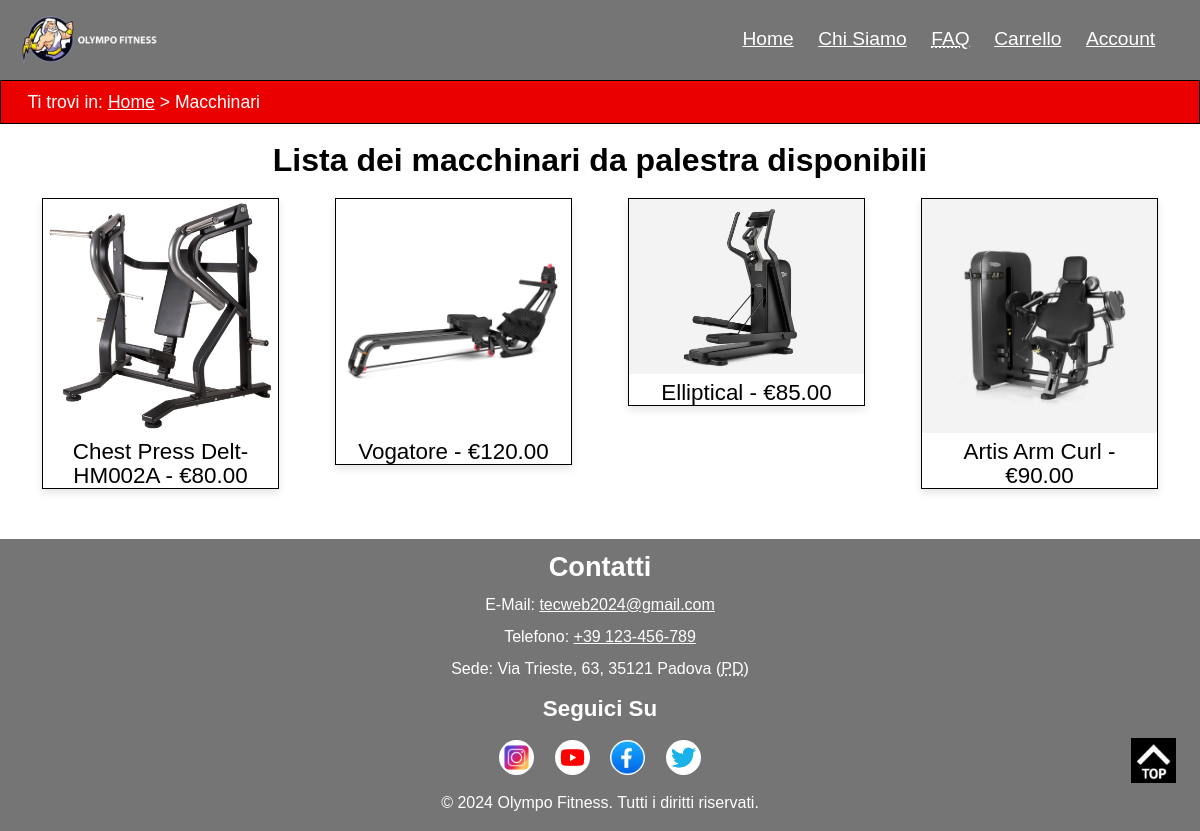
The app's page /macchine.php, older data.
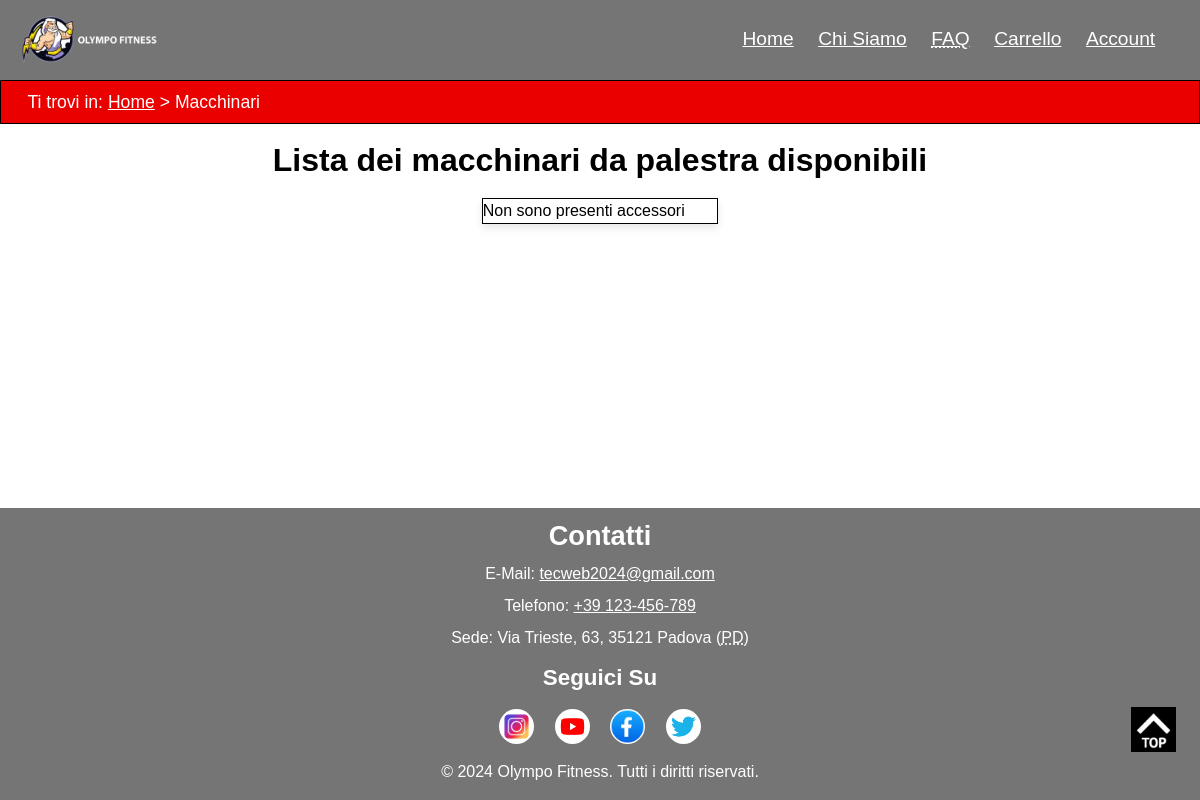
The same page, newer data.
### tables this page shows
CREATE TABLE `prodotto` (
  `ID` int(10) UNSIGNED NOT NULL,
  `nome` varchar(200) NOT NULL,
  `immagine1` varchar(100) NOT NULL,
  `immagine2` varchar(100) NOT NULL,
  `immagine3` varchar(100) NOT NULL,
  `immagine4` varchar(100) NOT NULL,
  `categoria` int(5) UNSIGNED NOT NULL,
  `keywords` varchar(200) DEFAULT NULL,
  `prezzo` decimal(5,2) UNSIGNED NOT NULL,
  `peso` varchar(100) DEFAULT NULL,
  `dimensione` varchar(200) DEFAULT NULL,
  `colore` varchar(100) DEFAULT NULL,
  `volume` varchar(100) DEFAULT NULL,
  `materialeUtilizzato` varchar(100) DEFAULT NULL,
  `quantita` int(255) UNSIGNED NOT NULL,
  `taglia` varchar(100) DEFAULT NULL,
  `descrizione` text NOT NULL,  
  `tempoConsegna` text NOT NULL,
  `marca` int(20) UNSIGNED NOT NULL
);

### connection.php (called while the page is built, shortened)
<?php
class DBAccess {
    private $connection;
    public function openDBConnection(){
        $this->connection = mysqli_connect(
            self::HOST_DB,
            self::USERNAME,
            self::PASSWORD,
            self::DATABASE_NAME
        );
        if(mysqli_connect_errno()) {
            echo "Errore di connessione al database: " . mysqli_connect_error();
            return false;
        } else {
            return true;
        }
    }
public function getMacchineFromDatabase() {
    $Macchine = array();
    $query = "SELECT ID,nome,immagine1,prezzo FROM prodotto WHERE categoria=4";
    $result = mysqli_query($this->connection, $query) or die("Errore nell'accesso al database" .mysqli_error($this->connection));
    if ($result && $result->num_rows > 0) {
        while ($row = $result->fetch_assoc()) {
            $Macchine[] = $row;
        }
    } else {
        $Macchine = array();
    }
    return $Macchine;
}
}
?>

### macchine.php (the view, shortened to what this page needs)
<?php
require_once "connection.php";
$paginaHTML = file_get_contents("macchineTemplate.html");
$stringaMacchine = "";
$connection = new DBAccess();
$connectionOk = $connection->openDBConnection();
if ($connectionOk) {
    $listaMacchine = $connection->getMacchineFromDatabase();
    if ($listaMacchine != null) {
        foreach ($listaMacchine as $macchine) {
            $stringaMacchine .= '<li><a href="' . $macchine["nome"] . '.html"><img src="' . $macchine["immagine1"] . '" alt=""><p>' . $macchine["nome"] . ' - €' . $macchine["prezzo"] . '</p></a></li>';
        }
    } else {
        $stringaMacchine .= "<li>Non sono presenti accessori</li>";
    }
} else {
    $stringaMacchine = "<li>I sistemi sono momentaneamente fuori servizio, ci scusiamo per il disagio</li>";
}
$paginaHTML = str_replace("{macchine}", $stringaMacchine, $paginaHTML);
echo $paginaHTML;
?>

Row changes from the older to the newer data that the page shows:
removed prodotto: immagine1 (picture), nome "Chest Press Delt-HM002A", prezzo "80.00"
removed prodotto: immagine1 (picture), nome "Vogatore", prezzo "120.00"
removed prodotto: immagine1 (picture), nome "Elliptical", prezzo "85.00"
removed prodotto: immagine1 (picture), nome "Artis Arm Curl", prezzo "90.00"
Text that changed along with them:
text now shown: "Non sono presenti accessori"
